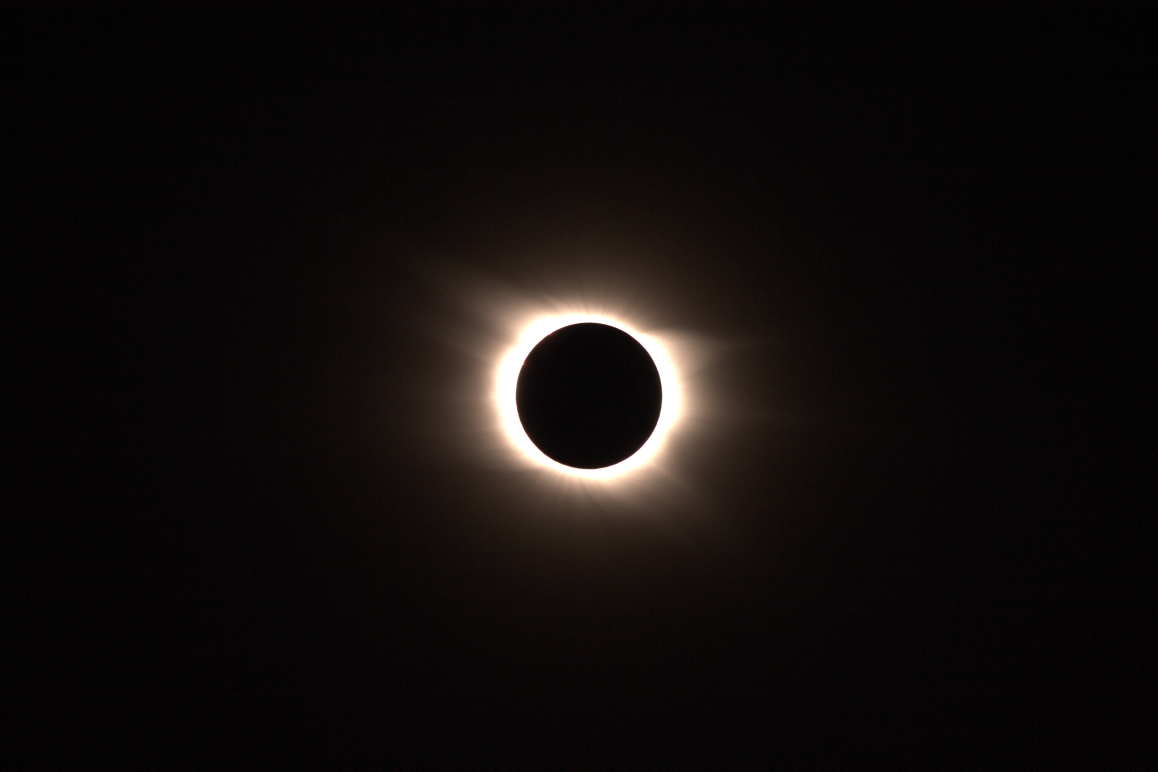
#> input picture sample-photos/total_solar_eclipse.jpg, 3474 x 2314 px (shown at 1/3 size)
$ jupyter execute --allow-errors 'Processing+your+Eclipse+Photo+with+SunPy(1).ipynb'   (shell and % lines are left out)
#> lines starting #> are read from the running program, lines starting #| are printed output that depends on the picture; after the words box and inside, x2 and y2 are one past the last pixel; in counts of white or black regions, pixels touching at a corner belong together
# Processing your Eclipse Photo with SunPy

Requirements
* Python 3
* matplotlib
* scipy
* sunpy >= 0.8
* skimage
* exifread
* piexif
* astropy

[cell 1]
import numpy as np
import matplotlib
import matplotlib.pyplot as plt
import scipy.ndimage as ndimage
from matplotlib.patches import Circle
import piexif
import sunpy
import sunpy.map
from datetime import datetime
from skimage.transform import hough_circle, hough_circle_peaks
import astropy.wcs
import astropy.units as u
from astropy.coordinates import EarthLocation, SkyCoord
import sunpy.coordinates
import exifread

[cell 2]
sunpy.system_info()
#> (this line was passed over: sunpy is not available in this run)

Replace the following with your photo filename

[cell 3]
f = '../sample-photos/total_solar_eclipse.jpg'
exif_f = '../sample-photos/Sun_with_one_AR.jpg'

## First let's try to get some metadata from the file

#> (a cell that did not finish here is left out)

#> (a cell that did not finish here is left out)

[cell 6]
def _convert_to_degress(value):
    """
    Helper function to convert the GPS coordinates stored in the EXIF to degress in float format
    :param value:
    :type value: exifread.utils.Ratio
    :rtype: float
    """
    d = float(value.values[0].num) / float(value.values[0].den)
    m = float(value.values[1].num) / float(value.values[1].den)
    s = float(value.values[2].num) / float(value.values[2].den)

    return d + (m / 60.0) + (s / 3600.0)

def get_exif_location(exif_data):
    """
    Returns the latitude and longitude, if available, from the provided exif_data (obtained through get_exif_data above)
    """
    lat = None
    lon = None

    gps_latitude = exif_data.get('GPS GPSLatitude', None)
    gps_latitude_ref = exif_data.get('GPS GPSLatitudeRef', None)
    gps_longitude = exif_data.get('GPS GPSLongitude', None)
    gps_longitude_ref = exif_data.get('GPS GPSLongitudeRef', None)

    if gps_latitude and gps_latitude_ref and gps_longitude and gps_longitude_ref:
        lat = _convert_to_degress(gps_latitude)
        if gps_latitude_ref.values[0] != 'N':
            lat = 0 - lat

        lon = _convert_to_degress(gps_longitude)
        if gps_longitude_ref.values[0] != 'E':
            lon = 0 - lon

    return lat, lon

#> (a cell that did not finish here is left out)

The following variables need to be defined. If they were not found in the EXIF data please define them below

[cell 8]
# exposure_time = 0.1 * u.s
# camera_model_str = 'Canon 70D'
# author_str = 'Julius Berkowski'
time = datetime(2017, 8, 21, 17, 25, 0)
gps = [44.37197, -116.87393] * u.deg

## Read in the image data

[cell 9]
# read in the image
im_rgb = matplotlib.image.imread(f)
#> im_rgb is the input picture: shape (2314, 3474, 3); mean R, G, B 17, 12.6, 11.9
# remove color info
im = np.average(im_rgb, axis=2)

[cell 10]
plt.imshow(im)

# Get info from the image

We need the following information from the image
* the location of the center of the Sun/Moon and
* the scale of the picture which we get from the size of the Sun/Moon in pixels

[cell 11]
blur_im = ndimage.gaussian_filter(im, 8)
mask = blur_im > blur_im.mean() * 3
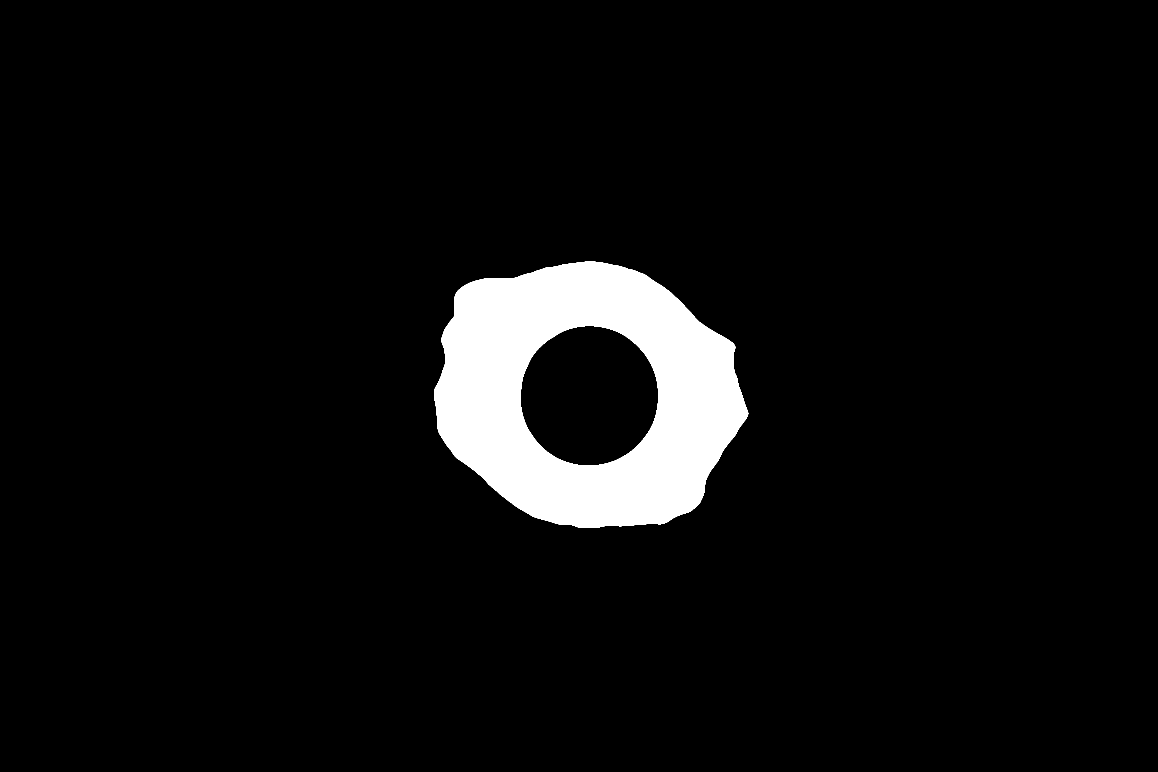
#> mask: shape (2314, 3474) bool (shown at 1/3 size); 5.5% white; 1 white region, box (x1, y1, x2, y2) and area: (1302, 785, 2245, 1584) 442151
plt.imshow(mask)

[cell 12]
label_im, nb_labels = ndimage.label(mask)
#> nb_labels = 1
plt.imshow(label_im)

[cell 13]
slice_x, slice_y = ndimage.find_objects(label_im==1)[0]
roi = blur_im[slice_x, slice_y]
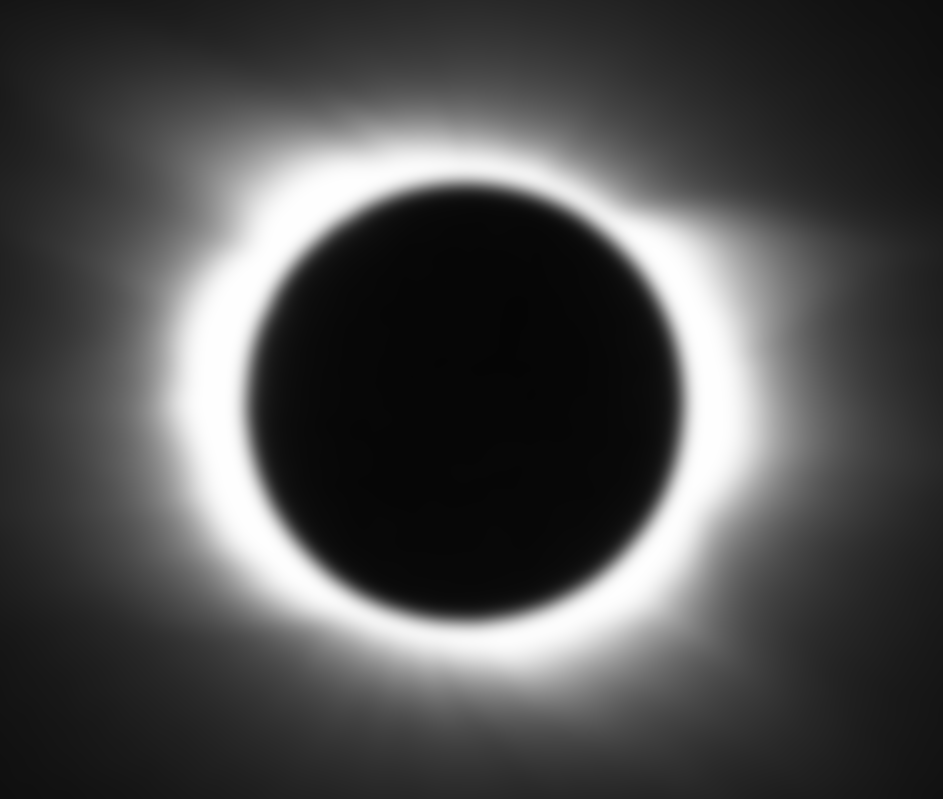
#> roi: shape (799, 943) float64; min 5.65, max 255, mean 76.6
plt.imshow(roi)

[cell 14]
sx = ndimage.sobel(roi, axis=0, mode='constant')
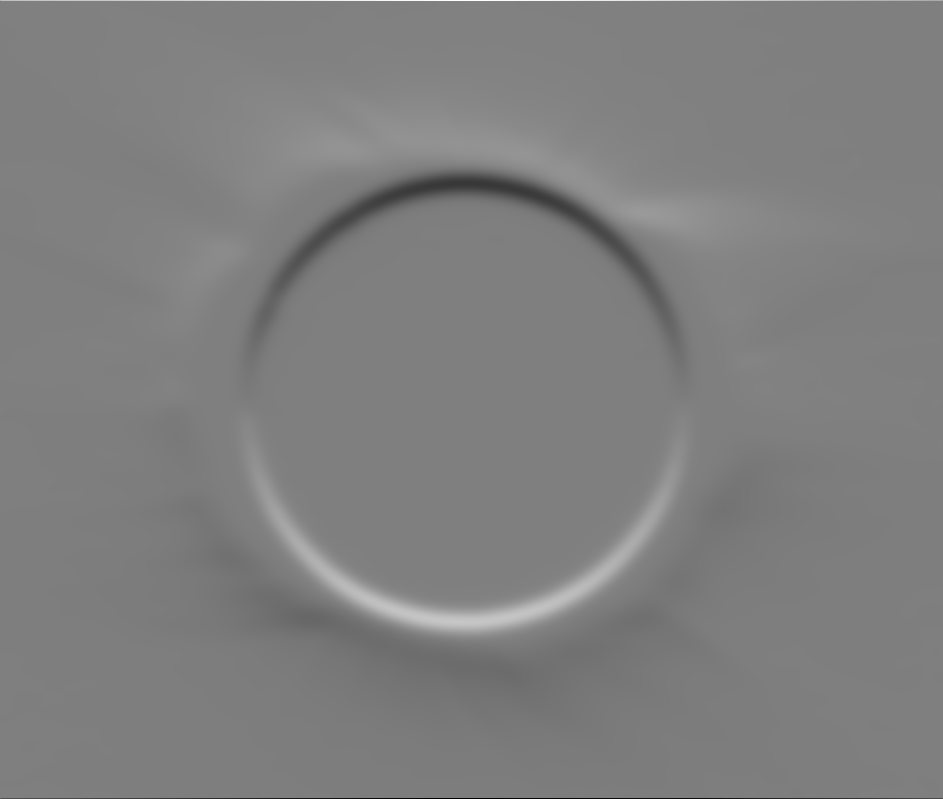
#> sx: shape (799, 943) float64; min -167.9, max 168.3, mean 0; drawn with min black and max white
sy = ndimage.sobel(roi, axis=1, mode='constant')
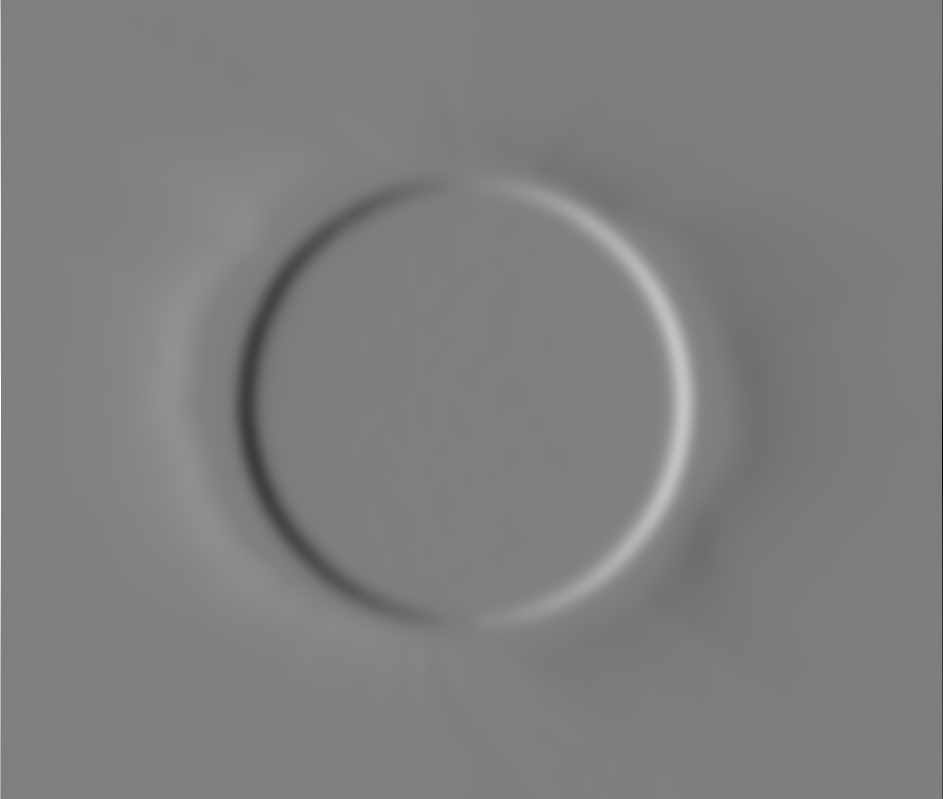
#> sy: shape (799, 943) float64; min -167.2, max 168.3, mean 0; drawn with min black and max white
sob = np.hypot(sx, sy)
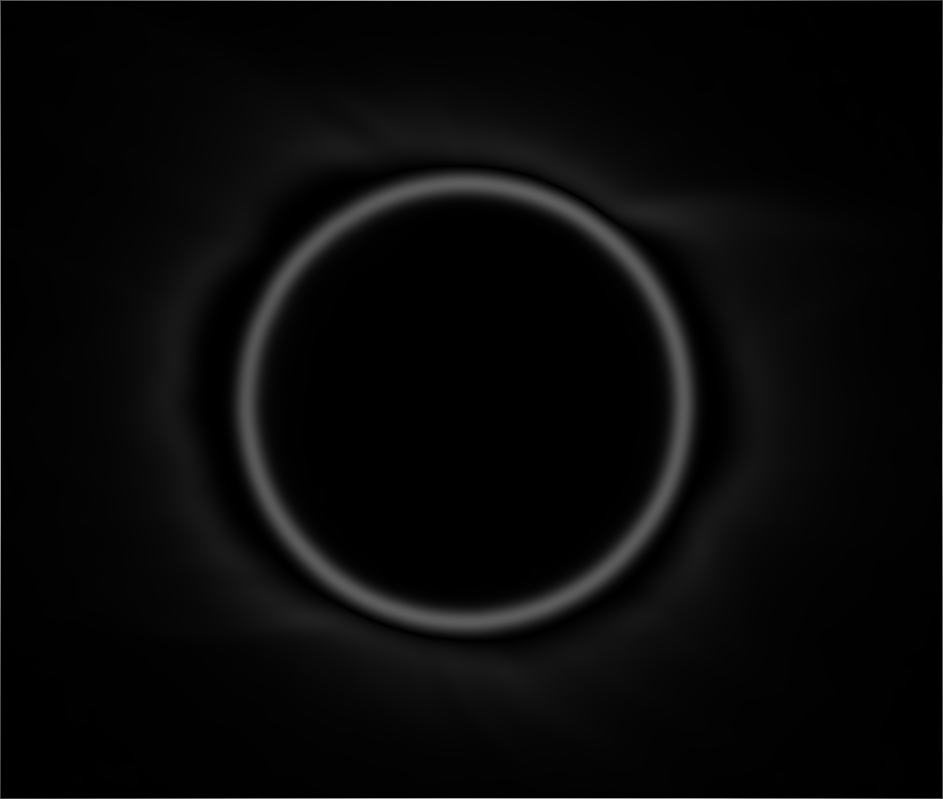
#> sob: shape (799, 943) float64; min 0.000454, max 168.3, mean 8.9
plt.imshow(sob > (sob.mean() * 5))
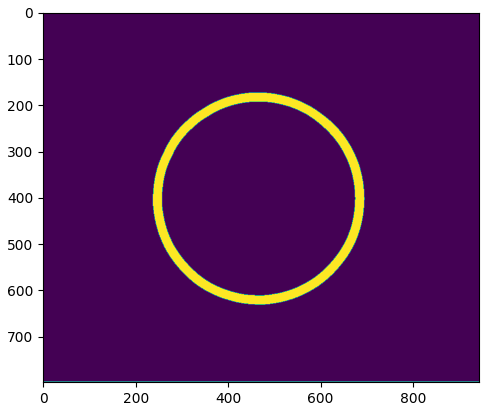
#> figure drawn by matplotlib, 1 panel

[cell 15]
from skimage.transform import hough_circle, hough_circle_peaks

hough_radii = np.arange(np.floor(np.mean(sob.shape)/4), np.ceil(np.mean(sob.shape)/2), 1)
#> hough_radii = 219 values from 217 to 435
hough_res = hough_circle(sob > (sob.mean() * 5), hough_radii)

# Select the most prominent 5 circles
accums, cy, cx, radii = hough_circle_peaks(hough_res, hough_radii, total_num_peaks=1)
print(cx, cy, radii)
